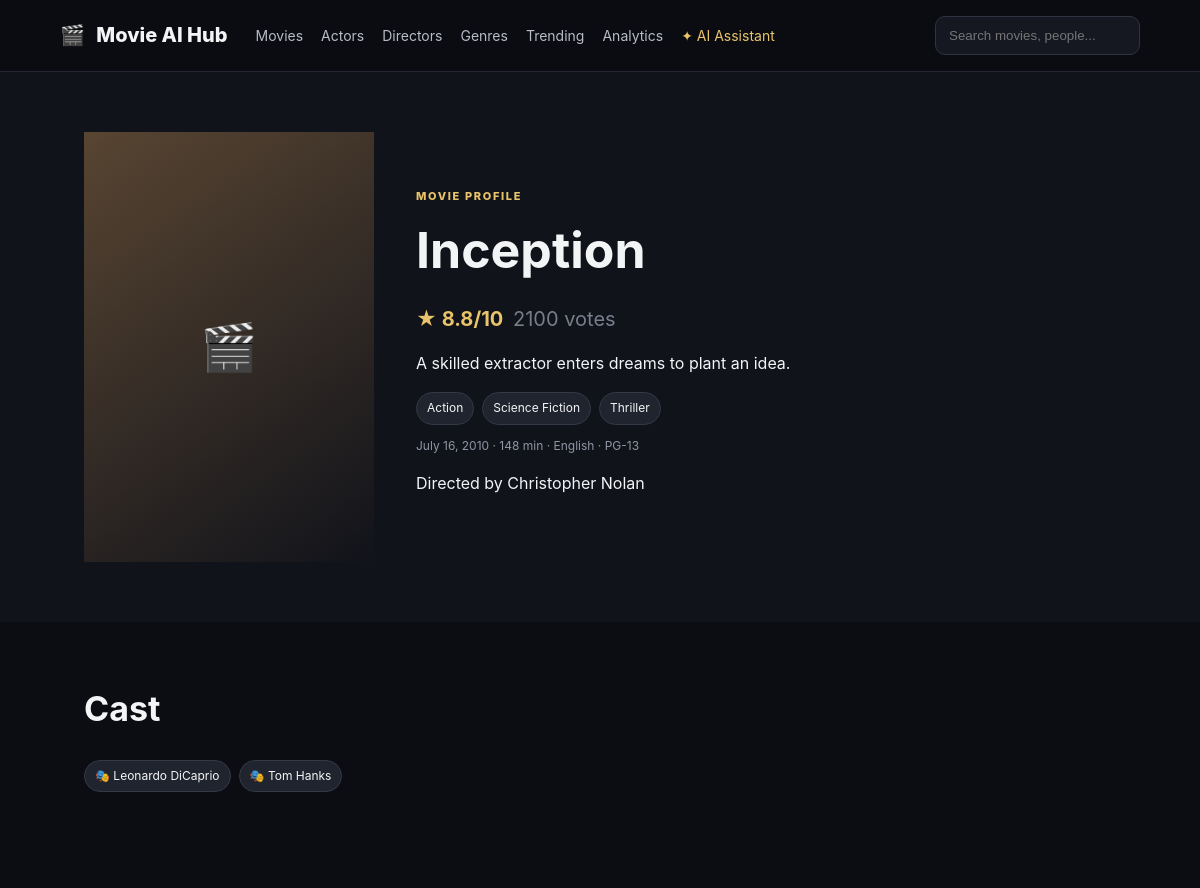
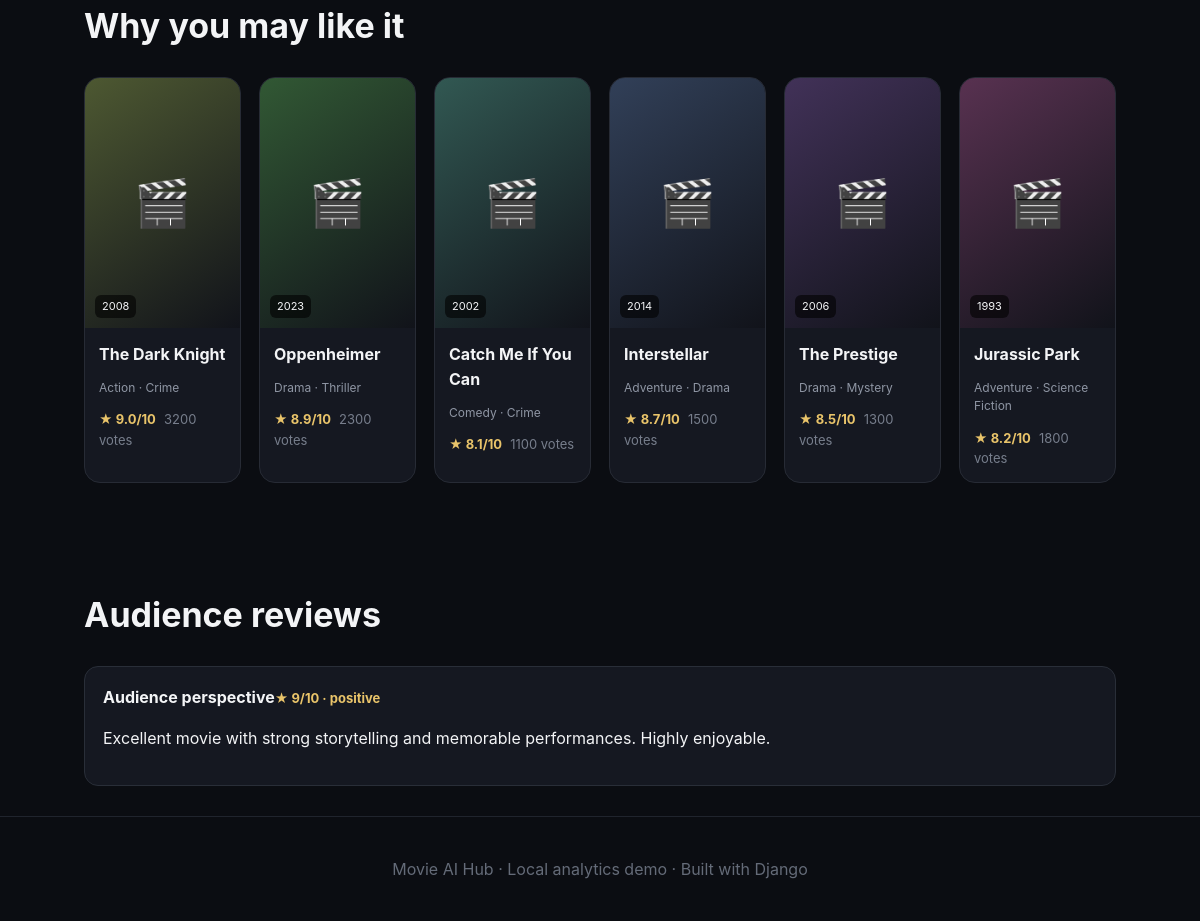
The app's page /movies/2/ with its own data (2 pictures, top to bottom).
### core/models.py (models this page shows, shortened)
class Movie(models.Model):
    STATUS_CHOICES = [
        ("upcoming", "Upcoming"), ("released", "Released"),
        ("theatres", "In Theatres"), ("streaming", "Streaming"),
        ("archived", "Archived"),
    ]
    title = models.CharField(max_length=220)
    slug = models.SlugField(unique=True)
    poster = models.URLField(blank=True)
    backdrop = models.URLField(blank=True)
    release_date = models.DateField(null=True, blank=True)
    runtime = models.PositiveIntegerField(default=120, help_text="Runtime in minutes")
    language = models.CharField(max_length=80, default="English")
    country = models.CharField(max_length=120, blank=True)
    synopsis = models.TextField()
    certification = models.CharField(max_length=20, blank=True)
    budget = models.DecimalField(max_digits=14, decimal_places=2, default=0)
    box_office_revenue = models.DecimalField(max_digits=14, decimal_places=2, default=0)
    average_rating = models.DecimalField(max_digits=3, decimal_places=1, default=0,
        validators=[MinValueValidator(0), MaxValueValidator(10)])
    vote_count = models.PositiveIntegerField(default=0)
    trailer_url = models.URLField(blank=True)
    director = models.ForeignKey(Director, on_delete=models.SET_NULL, null=True, blank=True, related_name="movies")
    cast = models.ManyToManyField(Actor, blank=True, related_name="movies")
    genres = models.ManyToManyField(Genre, blank=True, related_name="movies")
    keywords = models.CharField(max_length=500, blank=True)
    status = models.CharField(max_length=20, choices=STATUS_CHOICES, default="released")
    popularity = models.FloatField(default=0)
    created_at = models.DateTimeField(auto_now_add=True)
    class Meta:
        ordering = ["-popularity", "-average_rating", "title"]
        indexes = [
            models.Index(fields=["title"]),
            models.Index(fields=["release_date"]),
            models.Index(fields=["average_rating"]),
            models.Index(fields=["status"]),
        ]

class Genre(models.Model):
    name = models.CharField(max_length=80, unique=True)
    description = models.TextField(blank=True)
    class Meta:
        ordering = ["name"]

class Director(models.Model):
    name = models.CharField(max_length=160)
    biography = models.TextField(blank=True)
    date_of_birth = models.DateField(null=True, blank=True)
    nationality = models.CharField(max_length=100, blank=True)
    profile_image = models.URLField(blank=True)
    awards = models.TextField(blank=True)
    class Meta:
        ordering = ["name"]
        indexes = [models.Index(fields=["name"])]

class Actor(models.Model):
    name = models.CharField(max_length=160)
    biography = models.TextField(blank=True)
    date_of_birth = models.DateField(null=True, blank=True)
    nationality = models.CharField(max_length=100, blank=True)
    profile_image = models.URLField(blank=True)
    awards = models.TextField(blank=True)
    class Meta:
        ordering = ["name"]
        indexes = [models.Index(fields=["name"])]

class Review(models.Model):
    SENTIMENT_CHOICES = [("positive", "Positive"), ("neutral", "Neutral"), ("negative", "Negative")]
    movie = models.ForeignKey(Movie, on_delete=models.CASCADE, related_name="reviews")
    user = models.ForeignKey(settings.AUTH_USER_MODEL, on_delete=models.CASCADE, null=True, blank=True)
    reviewer_name = models.CharField(max_length=120, blank=True)
    title = models.CharField(max_length=220)
    text = models.TextField()
    rating = models.PositiveSmallIntegerField(validators=[MinValueValidator(1), MaxValueValidator(10)])
    helpful_count = models.PositiveIntegerField(default=0)
    sentiment = models.CharField(max_length=20, choices=SENTIMENT_CHOICES, default="neutral")
    sentiment_score = models.FloatField(default=0)
    created_at = models.DateTimeField(auto_now_add=True)
    updated_at = models.DateTimeField(auto_now=True)
    class Meta:
        ordering = ["-created_at"]
        indexes = [models.Index(fields=["sentiment"]), models.Index(fields=["movie", "rating"])]

### core/views.py (the view)
# urls.py: path("movies/<int:pk>/", views.movie_detail, name="movie_detail"),
def movie_detail(request, pk):
    movie = get_object_or_404(Movie.objects.prefetch_related("genres", "cast"), pk=pk)
    return render(request, "movies/detail.html", {"movie": movie, "recommendations": recommend_similar(movie, 6),
        "reviews": movie.reviews.all()[:8]})

### core/services/recommendations.py (called while the page is built)
def tokenize(value):
    return {x.strip().lower() for x in value.replace(",", " ").split() if x.strip()}

def recommend_similar(movie, limit=6):
    from core.models import Movie
    candidates = Movie.objects.exclude(pk=movie.pk).prefetch_related("genres", "cast")
    ranked = sorted(candidates, key=lambda m: movie_similarity(movie, m), reverse=True)
    return [(m, movie_similarity(movie, m)) for m in ranked[:limit]]

### templates/movies/detail.html (shortened to what this page needs)
{% extends "base.html" %}
{% block content %}
<section class="detail-hero"><div class="poster large"><span>🎬</span></div><div><span class="eyebrow">MOVIE PROFILE</span><h1>{{ movie.title }}</h1><div class="rating big">★ {{ movie.average_rating }}/10 <span>{{ movie.vote_count }} votes</span></div><p>{{ movie.synopsis }}</p><div class="chips">{% for g in movie.genres.all %}<span>{{ g.name }}</span>{% endfor %}</div><p class="meta">{{ movie.release_date }} · {{ movie.runtime }} min · {{ movie.language }} · {{ movie.certification }}</p>{% if movie.director %}<p>Directed by <a href="{% url 'director_detail' movie.director.pk %}">{{ movie.director.name }}</a></p>{% endif %}</div></section>
<section class="section-head"><h2>Cast</h2></section><div class="people-row">{% for actor in movie.cast.all %}<a class="person-chip" href="{% url 'actor_detail' actor.pk %}">🎭 {{ actor.name }}</a>{% endfor %}</div>
<section class="section-head"><h2>Why you may like it</h2></section><div class="grid">{% for rec,score in recommendations %}{% include "partials/movie_card.html" with movie=rec %}{% empty %}<p>No recommendations yet.</p>{% endfor %}</div>
<section class="section-head"><h2>Audience reviews</h2></section>{% for review in reviews %}<div class="review"><strong>{{ review.title }}</strong><span class="rating">★ {{ review.rating }}/10 · {{ review.sentiment }}</span><p>{{ review.text }}</p></div>{% endfor %}
{% endblock %}

### templates/partials/movie_card.html
<article class="movie-card">
  <div class="poster" style="--hue: {{ movie.id|add:37 }};"><span>🎬</span><small>{{ movie.release_date|date:"Y"|default:"—" }}</small></div>
  <div class="movie-info"><h3><a href="{% url 'movie_detail' movie.pk %}">{{ movie.title }}</a></h3>
  <p>{% for g in movie.genres.all|slice:":2" %}{{ g.name }}{% if not forloop.last %} · {% endif %}{% endfor %}</p>
  <div class="rating">★ {{ movie.average_rating }}/10 <span>{{ movie.vote_count }} votes</span></div></div>
</article>

### static/css/app.css (style rules this page uses)
* { box-sizing:border-box }
body { margin:0;font-family:Inter,system-ui,-apple-system,sans-serif;background:#0b0d12;color:#f3f4f6;line-height:1.55 }
a { color:inherit;text-decoration:none }
.eyebrow { letter-spacing:.15em;font-size:11px;color:#e9c46a;font-weight:800 }
.section-head,.page-head { padding:55px 7% 24px;display:flex;justify-content:space-between;align-items:end }
.section-head h2,.page-head h1 { margin:6px 0 0;font-size:34px }
.grid { padding:0 7% 45px;display:grid;grid-template-columns:repeat(6,1fr);gap:18px }
.movie-card { background:#151821;border:1px solid #272b35;border-radius:16px;overflow:hidden;transition:.2s }
.poster { height:250px;background:linear-gradient(145deg,hsl(var(--hue),28%,27%),#11131a);display:flex;flex-direction:column;justify-content:center;align-items:center;font-size:46px;position:relative }
.poster small { position:absolute;bottom:10px;left:10px;background:#0009;padding:3px 7px;border-radius:6px;font-size:11px }
.poster.large { height:430px;min-width:290px }
.movie-info { padding:14px }
.movie-info h3 { margin:0 0 4px;font-size:16px }
.movie-info p,.meta,.muted { color:#8f96a4;font-size:12px }
.rating { color:#e9c46a;font-weight:700;font-size:13px }
.rating span { color:#777e8c;font-weight:400;margin-left:5px }
.rating.big { font-size:20px;margin:15px 0 }
.detail-hero,.profile-hero { padding:60px 7%;display:grid;grid-template-columns:auto 1fr;gap:42px;align-items:center;background:#10131a }
.detail-hero h1,.profile-hero h1 { font-size:50px;margin:5px 0 }
.chips { display:flex;gap:8px;flex-wrap:wrap }
.chips span,.person-chip { background:#20242e;border:1px solid #343946;padding:6px 10px;border-radius:999px;font-size:12px }
.people-row { padding:0 7% 35px;display:flex;gap:8px;flex-wrap:wrap }
.review { margin:0 7% 12px;padding:18px;background:#151821;border:1px solid #292e38;border-radius:14px }

### records on screen
Movie: title "Inception", average_rating "8.8", vote_count "2100", synopsis "A skilled extractor enters dreams to plant an idea.", release_date "July 16, 2010", runtime "148", language "English", certification "PG-13", director.name "Christopher Nolan"
Genre: name "Action"
Genre: name "Science Fiction"
Genre: name "Thriller"
Actor: name "Leonardo DiCaprio"
Actor: name "Tom Hanks"
Movie: {{ movie.id|add:37 }} 40 (drawn), release_date "2008", title "The Dark Knight", average_rating "9.0", vote_count "3200"
Genre: name "Crime"
Movie: {{ movie.id|add:37 }} 45 (drawn), release_date "2023", title "Oppenheimer", average_rating "8.9", vote_count "2300"
Genre: name "Drama"
Movie: {{ movie.id|add:37 }} 46 (drawn), release_date "2002", title "Catch Me If You Can", average_rating "8.1", vote_count "1100"
Genre: name "Comedy"
Movie: {{ movie.id|add:37 }} 38 (drawn), release_date "2014", title "Interstellar", average_rating "8.7", vote_count "1500"
Genre: name "Adventure"
Movie: {{ movie.id|add:37 }} 47 (drawn), release_date "2006", title "The Prestige", average_rating "8.5", vote_count "1300"
Genre: name "Mystery"
Movie: {{ movie.id|add:37 }} 41 (drawn), release_date "1993", title "Jurassic Park", average_rating "8.2", vote_count "1800"
Review: title "Audience perspective", rating "9", sentiment "positive", text "Excellent movie with strong storytelling and memorable performances. Highly enjoyable."
